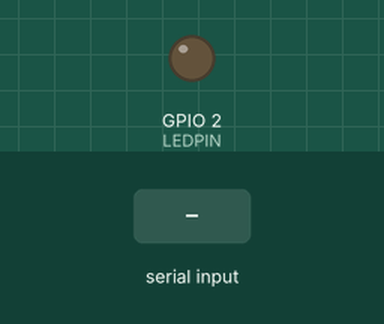
A program run on a simulated ESP32. Parts: output pins drawn as LEDs (lit = HIGH). The inputs (shaded band) are chosen by the test bench.

Above: at 1.2 s.
1.3 s: "LED_ON\n" received over Serial
At 2.4 s:
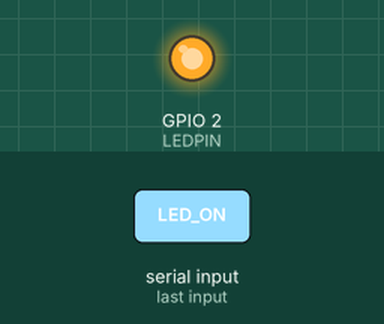
2.8 s: "LED_OFF\n" received over Serial
At 3.5 s:
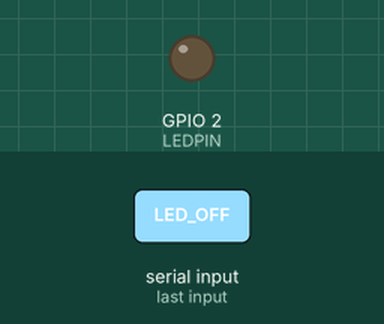
Timing chart, 0 to 5.8 s (numbered marks = the images above; inputs shaded):
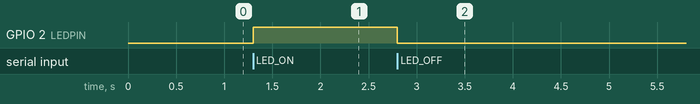

The program:

main.cpp
```cpp
#include <Arduino.h>

#define LEDPIN 2

void setup()
{
  pinMode(LEDPIN, OUTPUT);
  Serial.begin(115200);
}

void loop()
{
  // If there is data in receive buffer
  if (Serial.available() > 0)
  {
    // Read command from receive buffer until newline character
    String cmd = Serial.readStringUntil('\n');

    // Process the command
    if (cmd == "LED_ON")
    {
      digitalWrite(LEDPIN, HIGH);
    }
    else if (cmd == "LED_OFF")
    {
      digitalWrite(LEDPIN, LOW);
    }
    else if (cmd == "LED")
    {
      Serial.printf("LED is %s\n", ((digitalRead(LEDPIN) == HIGH) ? "ON" : "OFF"));
    }
  }
}
```

Measured:
- after the input at 1.3 s, GPIO 2 (LEDPIN): LOW → HIGH at once
- after the input at 2.8 s, GPIO 2 (LEDPIN): HIGH → LOW at once
